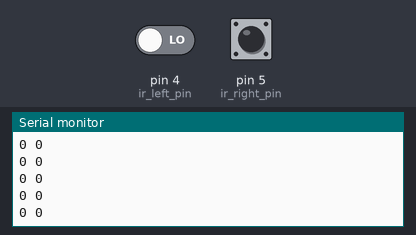
The sketch below on a simulated Arduino Uno, built with avr-gcc and run on an emulated ATmega328P. Shown: the last lines printed to the serial monitor. The inputs (shaded band) are chosen by the test bench; at power-on: pin 4 (ir_left_pin) LOW, pin 5 (ir_right_pin) LOW.

Above: at 1.2 s.
1.3 s: pin 4 (ir_left_pin) driven HIGH
At 1.32 s:
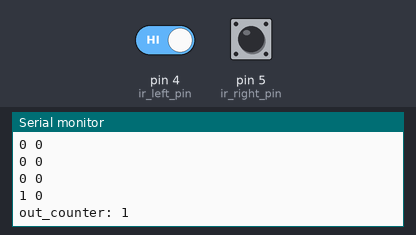
2.8 s: pin 5 (ir_right_pin) driven HIGH
At 2.83 s:
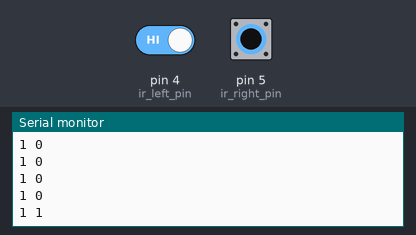
4.3 s: pin 4 (ir_left_pin) driven LOW
At 4.33 s:
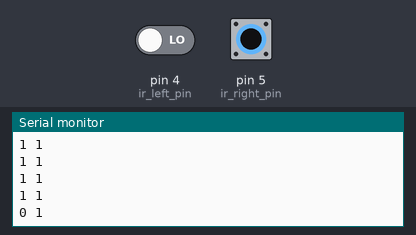
5.8 s: pin 5 (ir_right_pin) pulsed LOW 2 times (0.12 s each, 0.3 s apart)
At 5.94 s:
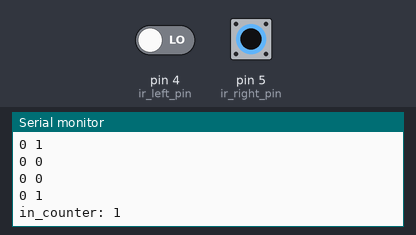

Measured:
- after the input at 1.3 s, the serial monitor: prints a new line at once (image 1)
- after the input at 2.8 s, the serial monitor: prints a new line at once (image 2)
- after the input at 4.3 s, the serial monitor: prints a new line at once (image 3)
- after the input at 5.8 s, the serial monitor: prints a new line at once (image 4)

The sketch:

Bidirectional_People_Counter.ino
```cpp
#define DELAY_TIMEOUT 1500

int ir_right_pin = 5;
int ir_left_pin = 4;
int ir_right_state = 0;
int ir_left_state  = 0;
int ir_right_state_last = -1;
int ir_left_state_last  = -1;
int in_counter = 0;
int out_counter = 0;
bool bWalkIn = false;
bool bWalkOut = false;
unsigned long tm;


void setup(void) {


   Serial.begin(9600);

   pinMode( ir_right_pin, INPUT);

   pinMode( ir_left_pin , INPUT);

}


void loop(void) {


     ir_right_state = digitalRead( ir_right_pin );

     ir_left_state =  digitalRead( ir_left_pin );


     Serial.print( ir_left_state );

     Serial.print( " " );

     Serial.println( ir_right_state );


     checkWalkIn();

     checkWalkOUT();
    delay(50);


}

void checkWalkIn(){


    if( ir_right_state != ir_right_state_last ){


         ir_right_state_last = ir_right_state;

         if( (bWalkIn == false) && ( ir_right_state == LOW ) ){

              bWalkIn = true;

              tm = millis();

         }

     }


     if( (millis() - tm) > DELAY_TIMEOUT ){

          bWalkIn = false;

     }


     if( bWalkIn && (ir_left_state == LOW) && (ir_right_state == HIGH) ){

          bWalkIn = false;

          in_counter++;

          Serial.print("in_counter: "); Serial.println(in_counter);

     }


}

void checkWalkOUT(){


    if( ir_left_state != ir_left_state_last ){


         ir_left_state_last = ir_left_state;

         if( (bWalkOut == false) && ( ir_left_state == LOW ) ){

              bWalkOut = true;

              tm = millis();

         }

     }


     if( (millis() - tm) > DELAY_TIMEOUT ){

          bWalkOut = false;

     }

     if( bWalkOut && (ir_right_state == LOW) && (ir_left_state == HIGH) ){

          bWalkOut = false;

          out_counter++;

          Serial.print("out_counter: ");Serial.println(out_counter);

     }

}
```
